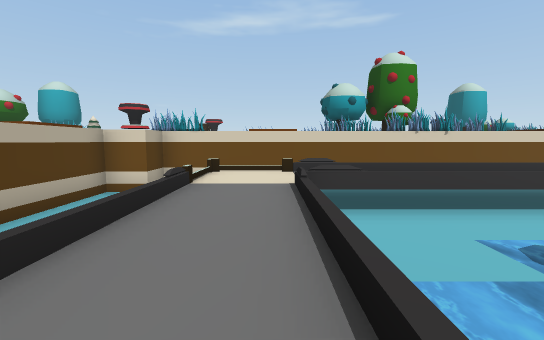
View 1 (above)

24 first-person views from a walk through a 3-D level made in the Unity game engine. The camera is 1.4 m above the floor, tilts 6° down and sees 90° across. The floor is counted in squares, 2 m on a side. Each view is taken from the middle of a square. On the plan, view 1 faces up. The plan holds only what a view shows up to about 9 squares ahead; the rest is blank. Some animated figures are left out. Some surface patterns are stand-ins.

View 2
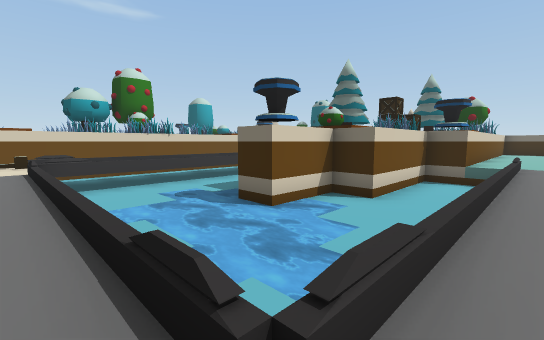

View 3
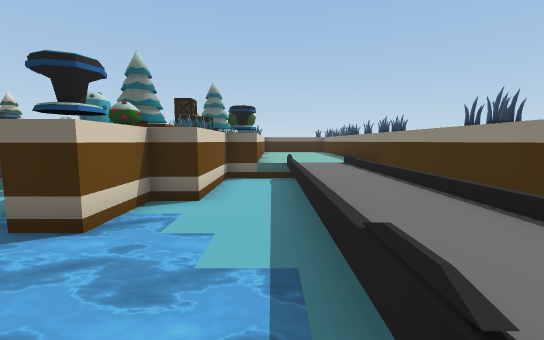

View 4
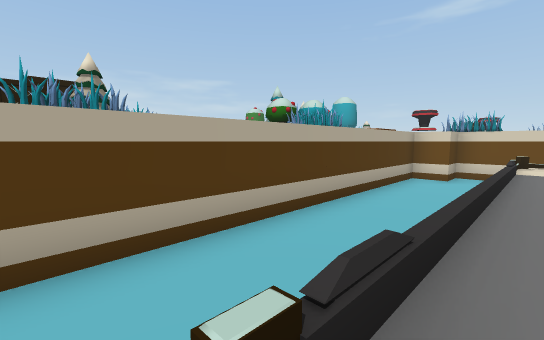

View 5
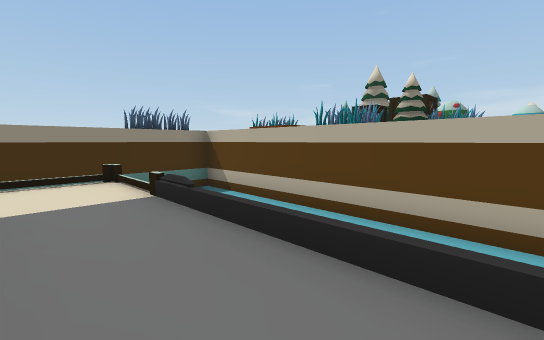

View 6
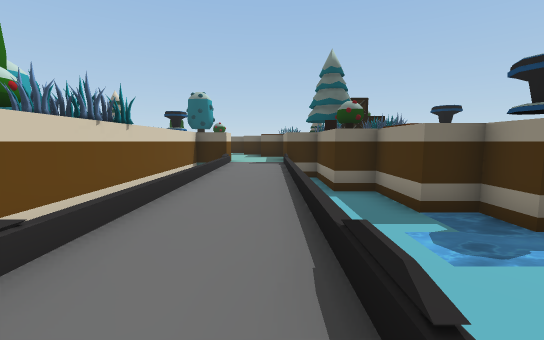

View 7
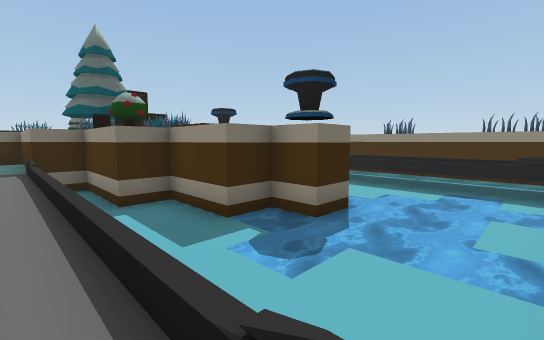

View 8
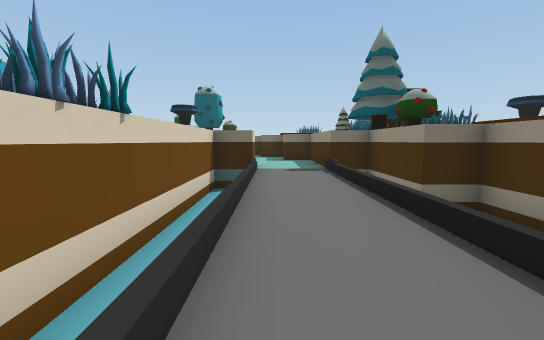

View 9
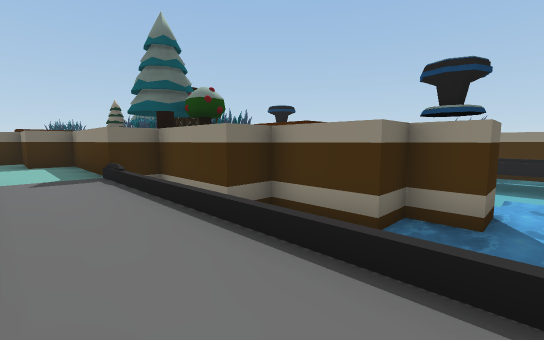

View 10
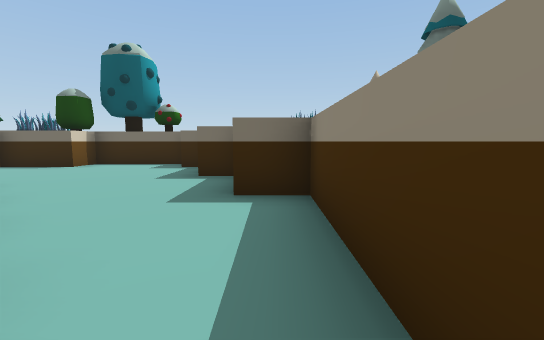

View 11
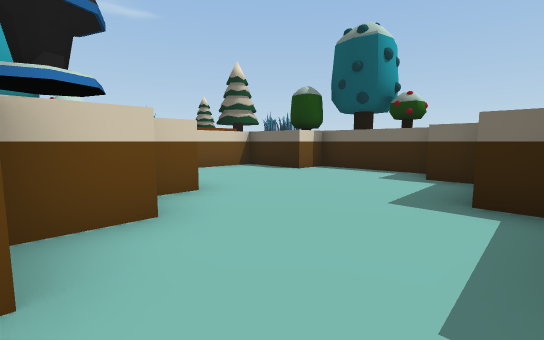

View 12
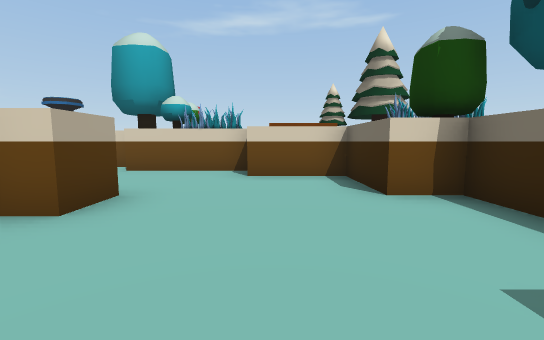

View 13
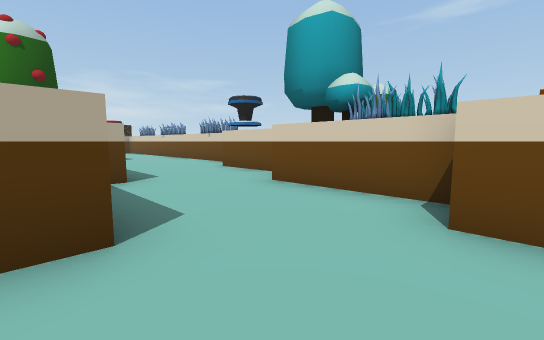

View 14
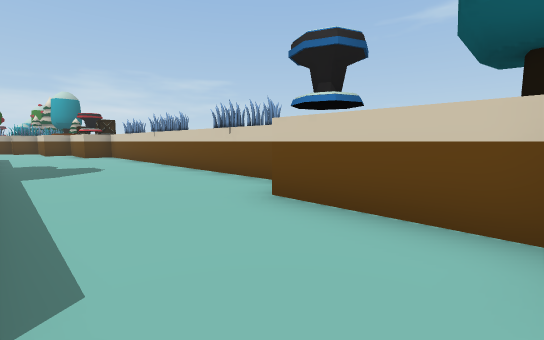

View 15
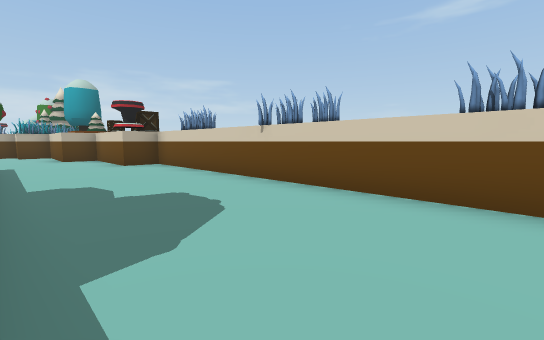

View 16
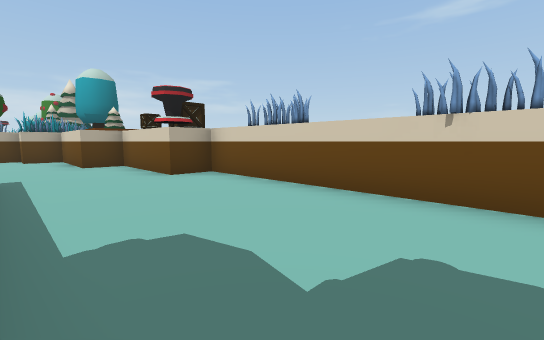

View 17
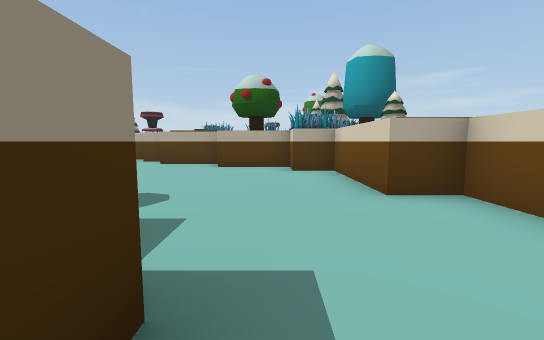

View 18
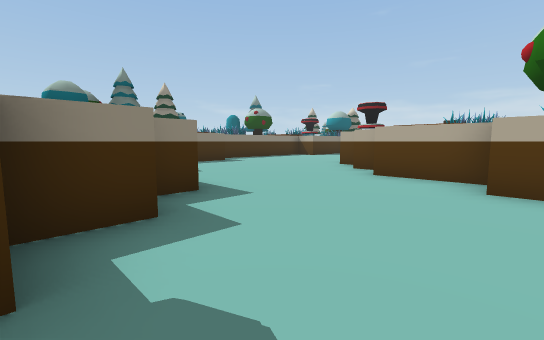

View 19
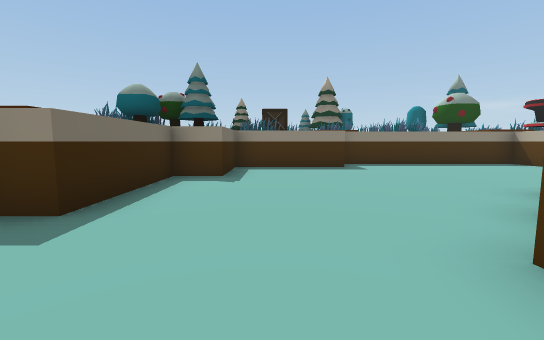

View 20
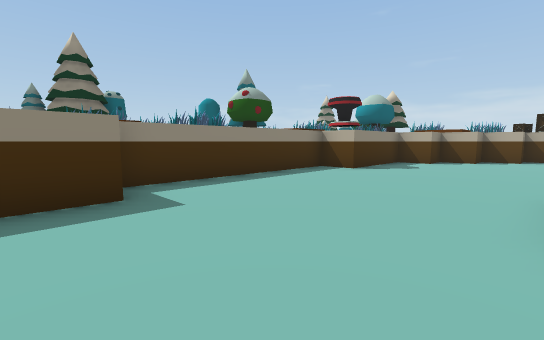

View 21
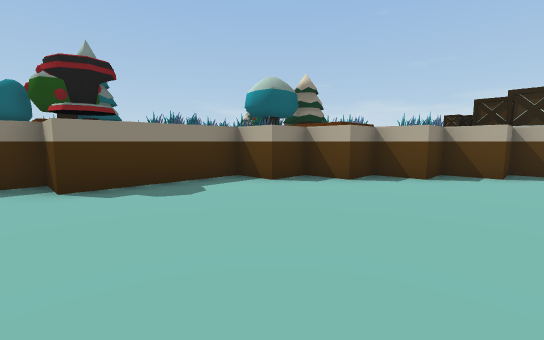

View 22
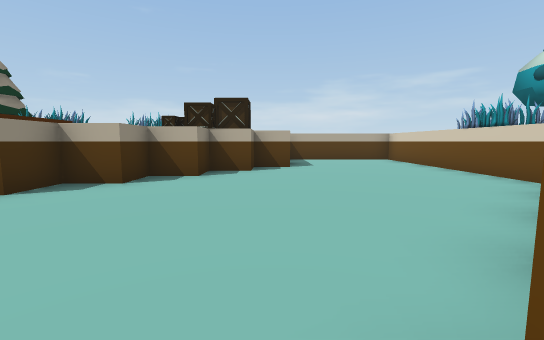

View 23
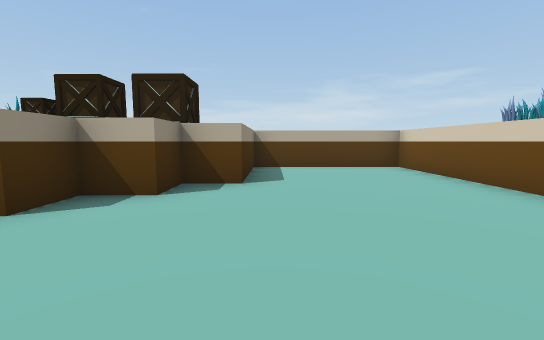

View 24
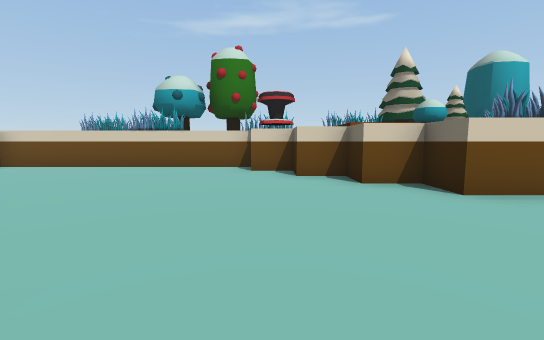

### Floor plan
Key: @ floor where view 1 was taken; # wall or solid block; . floor; ≈ water the walk keeps out of; ^ raised ledge; v drop or lower ground; L ladder; C crate; T pine tree; R tree; O other object.
Columns run from 28 left of view 1 to 18 right of it. Each row starts with its distance up from view 1.
 16                          ###########    #
 15                       ## O...........O###
 14                    ####.................RO##
 13 ########          ##.......................###
 12 #.......O#        #..........................#
 11 #........##      ##......#      OO    #......##
 10 #.........##     #......        O      ##.....O
  9 #..........##   ##.....#    ##  O      #O.....#
  8 ####........   ##.....#######^^O#O^^^###......#
  7    ##........ O#.....#####v  vvvvvvvv##......##
  6     ##...............#  #vvL...............#
  5      ##..............#  #vvL.............###
  4       ##............##  #vv..vvvvvvvv#####
  3        ##...........#   #vv..vv≈vvv###
  2         ###O.....####  O^vv..≈≈≈≈#^^
  1           ########      ^vv..≈≈≈O#^
  0                         ^vv.@≈≈≈≈v^^^#
 -1                     O   ^vv..≈≈≈vvvvvOO#
 -2                    CT#OO^vv..v≈vvvvvvv..
 -3                    O ####v .............
 -4                         #  L..........
 -5                         #    vvvv
 -6                         ##############

Positions as (right, up) in squares from view 1, and headings:
1: (0, 0), facing up
2: (0, -3), facing up-right
3: (0, -2), facing right
4: (-1, -3), facing up-left
5: (0, 1), facing down-left
6: (0, 5), facing right
7: (1, 5), facing down-right
8: (2, 6), facing right
9: (3, 6), facing down-right
10: (9, 5), facing right
11: (11, 6), facing up-right
12: (15, 7), facing up
13: (15, 10), facing up-left
14: (11, 12), facing up-left
15: (6, 12), facing up-left
16: (3, 12), facing up-left
17: (-2, 12), facing left
18: (-5, 11), facing down-left
19: (-9, 10), facing down
20: (-10, 6), facing down-left
21: (-16, 7), facing down-left
22: (-17, 8), facing left
23: (-20, 9), facing left
24: (-20, 5), facing up
